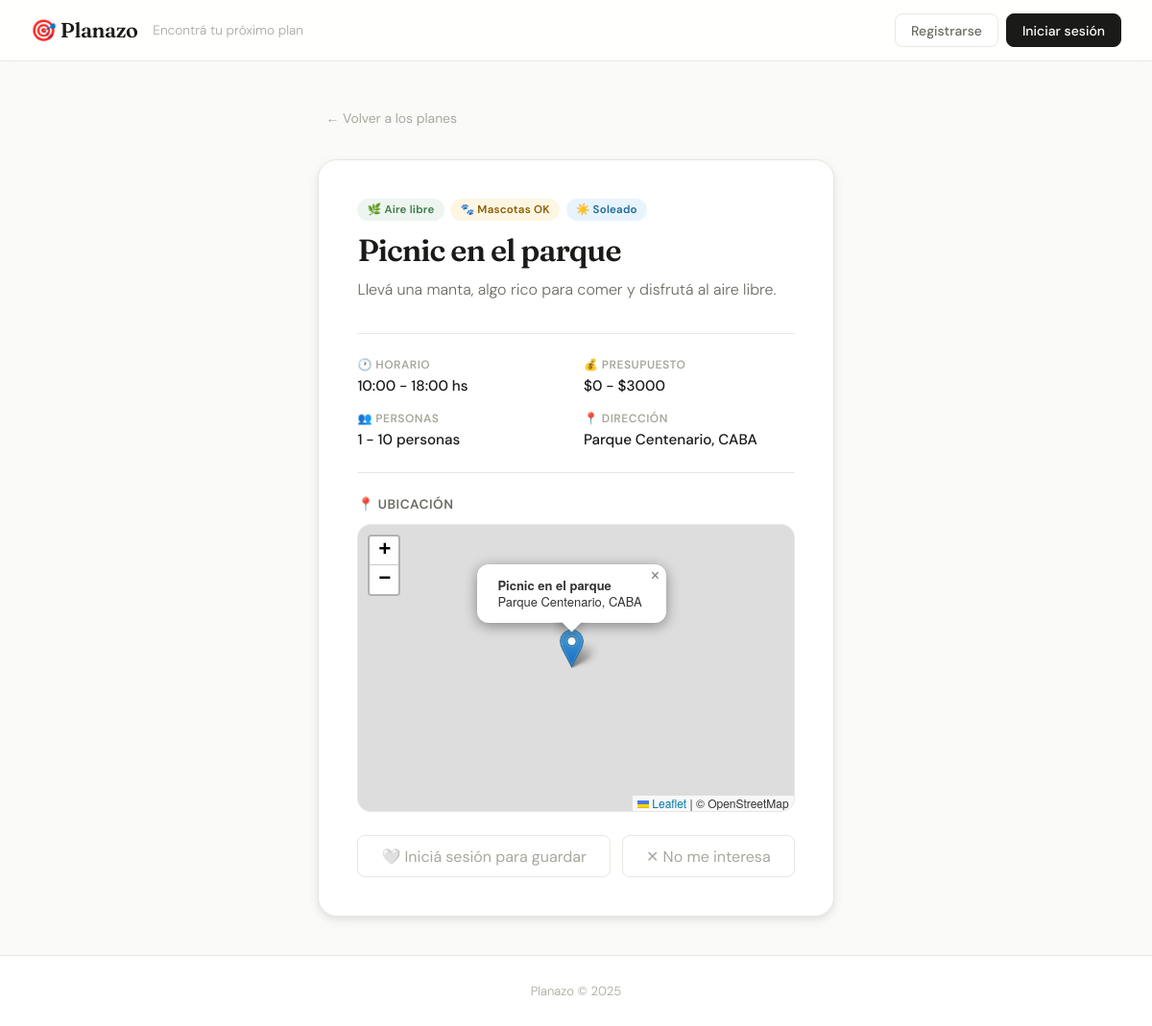
The app's page /plan/1 with its own data.
### app/models.py (models this page shows)
class Plan(Base):
    __tablename__ = "planes"
    id = Column(Integer, primary_key=True, index=True)
    nombre = Column(String, nullable=False)
    descripcion = Column(Text)
    imagen_url = Column(String)
    hora_inicio = Column(Integer)
    hora_fin = Column(Integer)
    presupuesto_min = Column(Float, default=0)
    presupuesto_max = Column(Float, nullable=True)
    personas_min = Column(Integer, default=1)
    personas_max = Column(Integer, nullable=True)
    acepta_mascotas = Column(Boolean, default=False)
    es_exterior = Column(Boolean, default=True)
    latitud = Column(Float, nullable=True)
    longitud = Column(Float, nullable=True)
    direccion = Column(String, nullable=True)
    clima_recomendado = Column(String, default="cualquiera")
    descartes = relationship("Descarte", back_populates="plan")
    favoritos = relationship("Favorito", back_populates="plan")

### app/main.py (the view)
@app.get("/plan/{plan_id}", response_class=HTMLResponse)
def detalle_plan(plan_id: int, request: Request, db: Session = Depends(get_db)):
    plan = db.query(models.Plan).filter(models.Plan.id == plan_id).first()
    if not plan:
        return RedirectResponse(url="/", status_code=303)
    usuario = get_usuario_sesion(request, db)
    en_favoritos = False
    if usuario:
        en_favoritos = db.query(models.Favorito).filter(
            models.Favorito.usuario_id == usuario.id,
            models.Favorito.plan_id == plan_id
        ).first() is not None
    return templates.TemplateResponse(
        request=request, name="detalle.html",
        context={"plan": plan, "usuario": usuario, "en_favoritos": en_favoritos}
    )

### app/templates/detalle.html (shortened to what this page needs)
{% extends "base.html" %}
{% block content %}
<div class="detalle-wrapper">
    <a href="/" class="btn-limpiar" style="display:inline-block; margin-bottom:1.5rem;">← Volver a los planes</a>
    <div class="detalle-card">
        <div class="detalle-header">
            <div class="card-header">
                <span class="badge {% if plan.es_exterior %}badge-exterior{% else %}badge-interior{% endif %}">
                    {% if plan.es_exterior %}🌿 Aire libre{% else %}🏠 Cerrado{% endif %}
                </span>
                {% if plan.acepta_mascotas %}
                <span class="badge badge-mascota">🐾 Mascotas OK</span>
                {% endif %}
                {% if plan.clima_recomendado != 'cualquiera' %}
                <span class="badge badge-clima">
                    {% if plan.clima_recomendado == 'soleado' %}☀️{% elif plan.clima_recomendado == 'nublado' %}☁️{% else %}🌧️{% endif %}
                    {{ plan.clima_recomendado | capitalize }}
                </span>
                {% endif %}
            </div>
            <h1 class="detalle-titulo">{{ plan.nombre }}</h1>
            <p class="detalle-desc">{{ plan.descripcion }}</p>
        </div>
        <div class="detalle-info">
            {% if plan.hora_inicio is not none and plan.hora_fin is not none %}
            <div class="detalle-info-item">
                <span class="detalle-info-label">🕐 Horario</span>
                <span class="detalle-info-valor">{{ plan.hora_inicio }}:00 - {{ plan.hora_fin }}:00 hs</span>
            </div>
            {% endif %}
            <div class="detalle-info-item">
                <span class="detalle-info-label">💰 Presupuesto</span>
                <span class="detalle-info-valor">
                    {% if plan.presupuesto_max %}
                        ${{ plan.presupuesto_min | int }} - ${{ plan.presupuesto_max | int }}
                    {% else %}
                        Gratis
                    {% endif %}
                </span>
            </div>
            <div class="detalle-info-item">
                <span class="detalle-info-label">👥 Personas</span>
                <span class="detalle-info-valor">
                    {% if plan.personas_max %}
                        {{ plan.personas_min }} - {{ plan.personas_max }} personas
                    {% else %}
                        Desde {{ plan.personas_min }} persona{% if plan.personas_min != 1 %}s{% endif %}
                    {% endif %}
                </span>
            </div>
            {% if plan.direccion %}
            <div class="detalle-info-item">
                <span class="detalle-info-label">📍 Dirección</span>
                <span class="detalle-info-valor">{{ plan.direccion }}</span>
            </div>
            {% endif %}
        </div>
        {% if plan.latitud and plan.longitud %}
        <div class="detalle-mapa">
            <h3 class="mapa-titulo">📍 Ubicación</h3>
            <div id="mapa-detalle"></div>
        </div>
        {% endif %}
        <div class="detalle-acciones">
            {% if usuario %}
                {% if en_favoritos %}
                <form method="post" action="/favoritos/quitar/{{ plan.id }}">
                    <button type="submit" class="btn-fav activo" style="font-size:1rem; padding: 0.65rem 1.5rem;">❤️ Guardado en favoritos</button>
                </form>
                {% else %}
                <form method="post" action="/favoritos/agregar/{{ plan.id }}">
                    <button type="submit" class="btn-fav" style="font-size:1rem; padding: 0.65rem 1.5rem;">🤍 Guardar en favoritos</button>
                </form>
                {% endif %}
            {% else %}
                <a href="/login" class="btn-fav" style="font-size:1rem; padding: 0.65rem 1.5rem;">🤍 Iniciá sesión para guardar</a>
            {% endif %}
            <form method="post" action="/descartar/{{ plan.id }}">
                <button type="submit" class="btn-descartar" style="font-size:1rem; padding: 0.65rem 1.5rem;">✕ No me interesa</button>
            </form>
        </div>
    </div>
</div>
{% if plan.latitud and plan.longitud %}
<link rel="stylesheet" href="https://unpkg.com/leaflet@1.9.4/dist/leaflet.css"/>
{% endif %}
{% endblock %}

### app/static/style.css (style rules this page uses)
:root { --bg: #fafaf8; --surface: #ffffff; --surface-2: #f4f4f0; --border: #e8e8e2; --border-2: #d8d8d0; --text: #1a1a18; --text-2: #6b6b63; --text-3: #a8a89e; --accent: #2d2d2a; --accent-2: #5c5c56; --green: #3d7a4a; --green-bg: #eef5f0; --amber: #8a5e00; --amber-bg: #fdf6e3; --red: #c0392b; --red-bg: #fdf0ee; --purple: #5046e5; --purple-light: #eeecfd; --shadow-sm: 0 1px 3px rgba(0,0,0,0.06), 0 1px 2px rgba(0,0,0,0.04); --shadow-md: 0 4px 12px rgba(0,0,0,0.08), 0 2px 4px rgba(0,0,0,0.04); --shadow-lg: 0 12px 32px rgba(0,0,0,0.10), 0 4px 8px rgba(0,0,0,0.04); --radius: 14px; --radius-sm: 8px; --radius-lg: 20px; }
*, *::before, *::after { box-sizing: border-box; margin: 0; padding: 0; }
body { font-family: 'DM Sans', sans-serif; background: var(--bg); color: var(--text); min-height: 100vh; display: flex; flex-direction: column; -webkit-font-smoothing: antialiased; }
.btn-limpiar { color: var(--text-3); font-size: 0.87rem; text-decoration: none; padding: 0.62rem 0.5rem; transition: color 0.15s; white-space: nowrap; }
.mapa-titulo { font-size: 0.85rem; font-weight: 600; text-transform: uppercase; letter-spacing: 0.04em; color: var(--text-2); margin-bottom: 0.75rem; }
.card-header { display: flex; gap: 0.4rem; flex-wrap: wrap; }
.badge { font-size: 0.72rem; font-weight: 600; padding: 0.25rem 0.65rem; border-radius: 100px; letter-spacing: 0.02em; }
.badge-exterior { background: var(--green-bg); color: var(--green); }
.badge-mascota { background: var(--amber-bg); color: var(--amber); }
.btn-fav { background: none; border: 1px solid var(--border); color: var(--text-3); padding: 0.42rem 0.85rem; border-radius: var(--radius-sm); font-size: 0.82rem; font-family: 'DM Sans', sans-serif; cursor: pointer; text-decoration: none; display: inline-flex; align-items: center; gap: 0.3rem; transition: all 0.15s; }
.btn-descartar { background: none; border: 1px solid var(--border); color: var(--text-3); padding: 0.42rem 0.85rem; border-radius: var(--radius-sm); font-size: 0.82rem; font-family: 'DM Sans', sans-serif; cursor: pointer; transition: all 0.15s; }
.detalle-wrapper { max-width: 760px; margin: 0 auto; }
.detalle-card { background: var(--surface); border: 1px solid var(--border); border-radius: var(--radius-lg); padding: 2.5rem; box-shadow: var(--shadow-md); }
.detalle-header { margin-bottom: 2rem; }
.detalle-titulo { font-family: 'Fraunces', serif; font-size: 2rem; font-weight: 600; letter-spacing: -0.03em; margin: 0.75rem 0 0.5rem; line-height: 1.2; }
.detalle-desc { color: var(--text-2); font-size: 1rem; line-height: 1.7; font-weight: 300; }
.detalle-info { display: grid; grid-template-columns: 1fr 1fr; gap: 1rem; padding: 1.5rem 0; border-top: 1px solid var(--border); border-bottom: 1px solid var(--border); margin-bottom: 1.5rem; }
.detalle-info-item { display: flex; flex-direction: column; gap: 0.25rem; }
.detalle-info-label { font-size: 0.75rem; font-weight: 600; text-transform: uppercase; letter-spacing: 0.04em; color: var(--text-3); }
.detalle-info-valor { font-size: 0.95rem; color: var(--text); font-weight: 500; }
.detalle-mapa { margin-bottom: 1.5rem; }
#mapa-detalle { width: 100%; height: 300px; border-radius: var(--radius); border: 1px solid var(--border); z-index: 0; }
.detalle-acciones { display: flex; gap: 0.75rem; flex-wrap: wrap; }
.badge-clima { background: #e8f4fd; color: #1a6b9a; }

### records on screen
Plan: clima_recomendado "Soleado", nombre "Picnic en el parque", descripcion "Llevá una manta, algo rico para comer y disfrutá al aire libre.", hora_inicio "10", hora_fin "18", presupuesto_min "0", presupuesto_max "3000", personas_min "1", personas_max "10", direccion "Parque Centenario, CABA"
